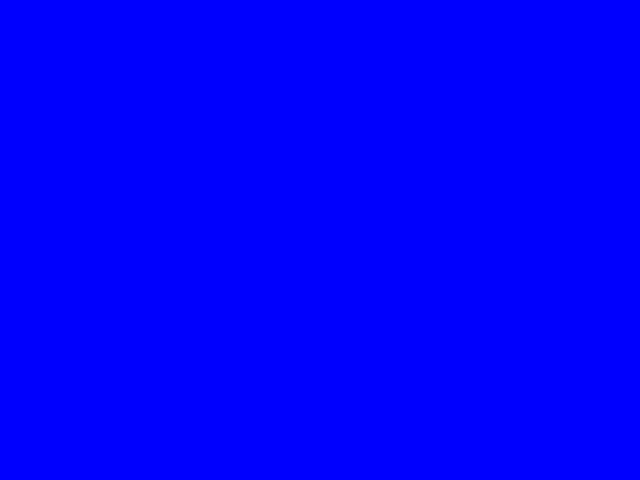
#> input picture Codes/Testing_codes/background.jpg, 640 x 480 px
$ python test1.py
#> lines starting #> are read from the running program, lines starting #| are printed output that depends on the picture; after the words box and inside, x2 and y2 are one past the last pixel; in counts of white or black regions, pixels touching at a corner belong together
import cv2
import time
import numpy as np

color = [27, 129, 189]  # Color in BGR colorspace

img = cv2.imread("background.jpg")
#> img is the input picture: shape (480, 640, 3); mean B, G, R 254, 0, 0
cap = cv2.VideoCapture(0)
center_x, center_y, position, n = 2, 2, 2, 0

def get_limits(color):
    c = np.uint8([[color]])  # BGR values
    hsvC = cv2.cvtColor(c, cv2.COLOR_BGR2HSV)

    hue = hsvC[0][0][0]  # Get the hue value

    if hue >= 165:
        lowerLimit = np.array([hue - 10, 100, 100], dtype=np.uint8)
        upperLimit = np.array([180, 255, 255], dtype=np.uint8)
    elif hue <= 15:
        lowerLimit = np.array([0, 100, 100], dtype=np.uint8)
        upperLimit = np.array([hue + 10, 255, 255], dtype=np.uint8)
    else:
        lowerLimit = np.array([hue - 10, 100, 100], dtype=np.uint8)
        upperLimit = np.array([hue + 10, 255, 255], dtype=np.uint8)

    return lowerLimit, upperLimit

while True:
    ret, frame = cap.read()
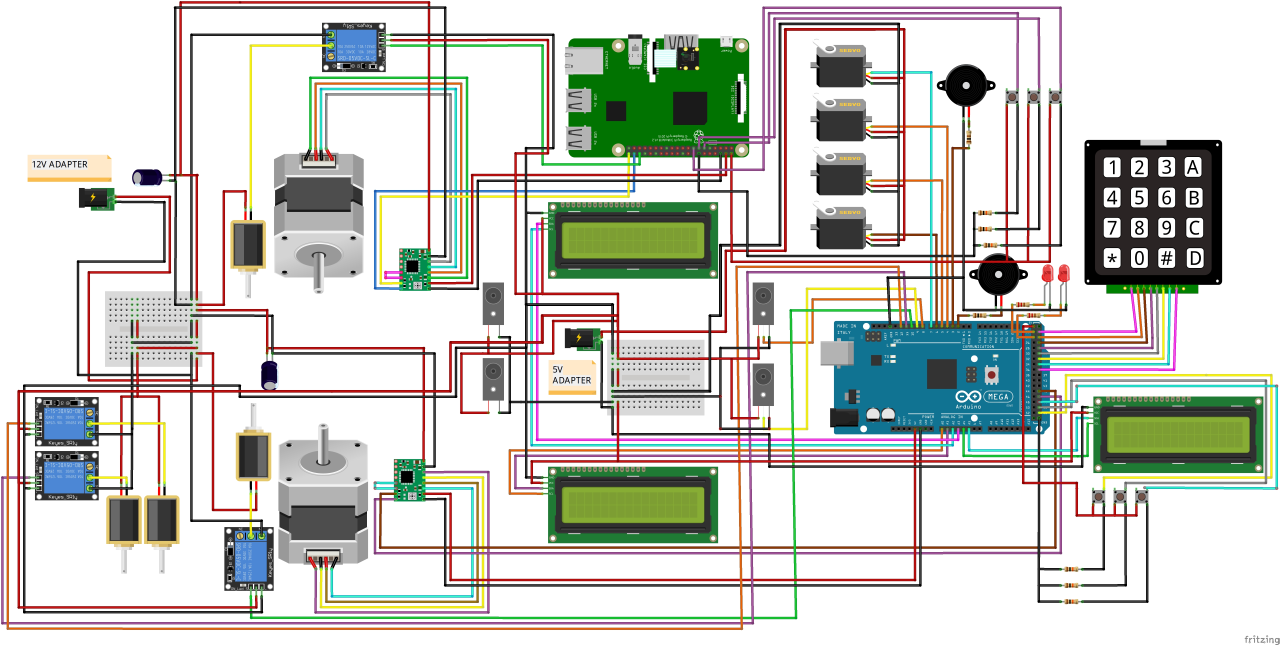
#> input picture Components and designs/initial_project_components.jpg, 6396 x 3225 px, given in place of the camera (shown at 1/5 size)
#> frame is the input picture: shape (3225, 6396, 3); mean B, G, R 198.1, 204.5, 202.9

    hsvImage = cv2.cvtColor(frame, cv2.COLOR_BGR2HSV)
#> hsvImage: shape (3225, 6396, 3); mean H, S, V 12.5, 35.7, 213.2
    lowerLimit, upperLimit = get_limits(color)
    mask = cv2.inRange(hsvImage, lowerLimit, upperLimit)
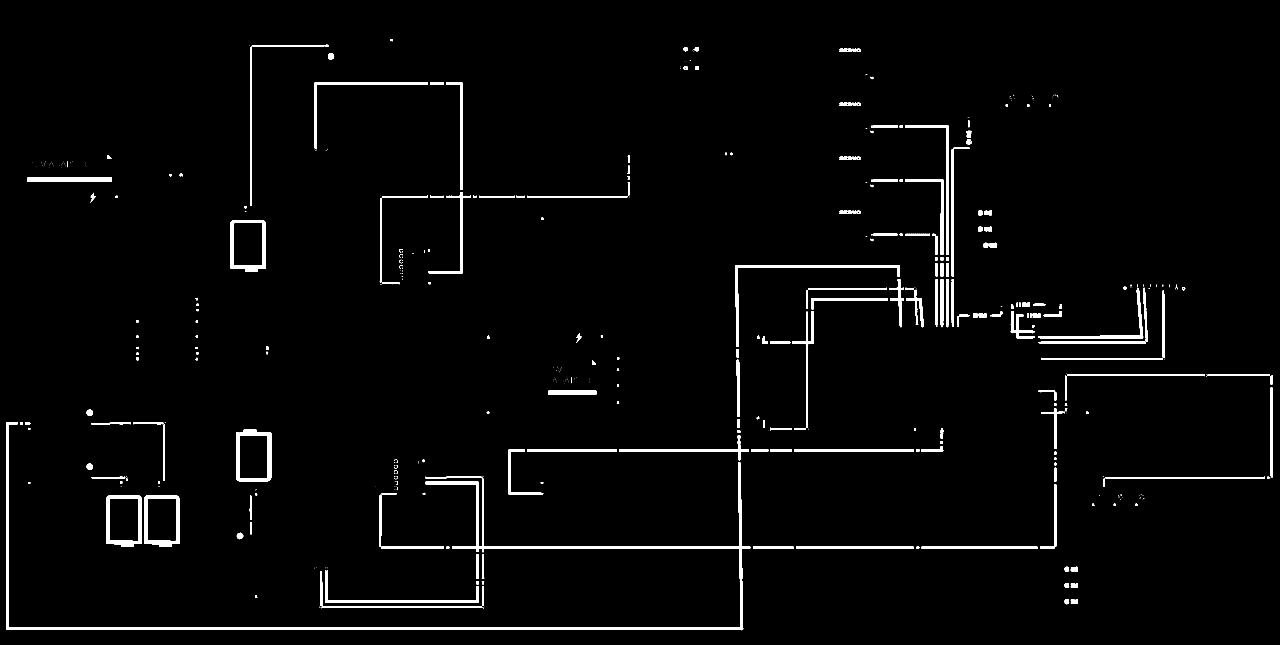
#> mask: shape (3225, 6396) (shown at 1/5 size); 2.2% white; 741 white regions (448 under 20 px)

    contours, _ = cv2.findContours(mask, cv2.RETR_EXTERNAL, cv2.CHAIN_APPROX_SIMPLE)
#> contours = 741 contours, 468 with area under 20; largest, box (x1, y1, x2, y2) and area: (32, 2110, 3752, 3151) 81414, (1153, 1100, 1329, 1358) 43086, (1180, 2149, 1356, 2407) 43033, (721, 2476, 897, 2734) 42968, (532, 2476, 708, 2734) 42966

    for contour in contours:
        area = cv2.contourArea(contour)
        if area > 100:
            x, y, w, h = cv2.boundingRect(contour)
            center_x = x + w // 2
            center_y = y + h // 2
            print(f"Center Location: ({center_x}, {center_y})")
            cv2.circle(img, (center_x, center_y), 50, (79, 255, 223), -1)
#> this loop made 741 passes
#> (contour, area, x, y, w, h, center_x, center_y) on passes 21, 36: ([[2382, 2906], [2382, 2920], [2393, 2920], [2393, 2906]], 154, 2382, 2906, 12, 15, 2388, 2913), ([[2382, 2772], [2382, 2893], [2393, 2893], [2393, 2772]], 1331, 2382, 2772, 12, 122, 2388, 2833)
#> (area, x, y, w, h, center_x, center_y) on passes 9, 11, 12, 14, 16, 17: (3941, 1610, 3031, 800, 9, 2010, 3035), (617.5, 5354, 2996, 36, 24, 5372, 3008), (411.5, 5324, 2996, 22, 25, 5335, 3008), (477, 2411, 2933, 8, 96, 2415, 2981), (626, 5354, 2915, 36, 24, 5372, 2927), (414, 5324, 2915, 22, 25, 5335, 2927)
#| Center Location: (2010, 3035)
#| Center Location: (5372, 3008)
#| Center Location: (5335, 3008)
#| Center Location: (2415, 2981)
#| Center Location: (5372, 2927)
#| Center Location: (5335, 2927)
#| Center Location: (2388, 2913)
#| Center Location: (1605, 2942)
#> (further printed lines are left out)

    cv2.imshow('frame', frame)
    cv2.imshow('sketch', img)

    # Adjust paddle position
    if position > center_x:
        position -= 1
        print(f"Move left - position: {position}, target: {center_x}")
    elif position < center_x:
        position += 1
        print(f"Move right - position: {position}, target: {center_x}")
#| Move right - position: 3, target: 1451

    time.sleep(0.1)  # Adjust the sleep time based on your preference

    if cv2.waitKey(1) & 0xFF == ord('q'):
#> (key q is pressed here)
        break

cap.release()
cv2.destroyAllWindows()
